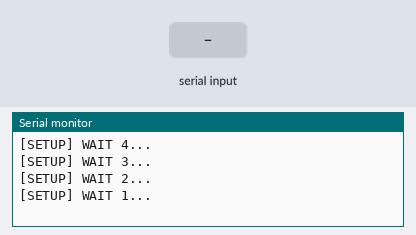
A program run on a simulated ESP8266 (NodeMCU). Shown: the last lines printed to the serial monitor. Inputs (shaded band) come from the test bench. WiFi joins after 1.5 s; servers stay silent unless stated.

Above: at 5.2 s.
5.3 s: "[REQUEST] \n" received over Serial
At 5.66 s:
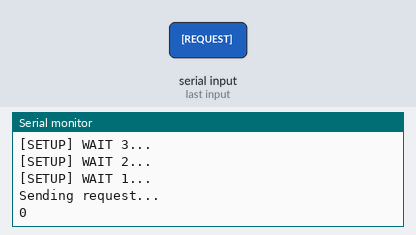
At 6.3 s:
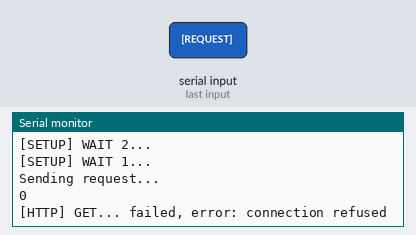
Timing chart, 0 to 8.3 s (numbered marks = the images above; inputs shaded):
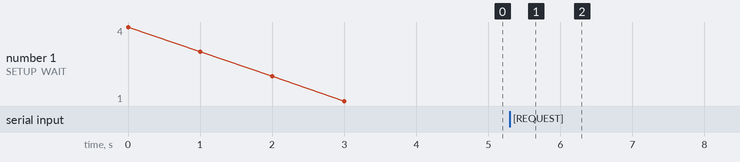

The program:

main.cpp
```cpp
#include <Arduino.h>

#include <ESP8266WiFi.h>
#include <ESP8266WiFiMulti.h>

#include <ESP8266HTTPClient.h>

#include <WiFiClient.h>

ESP8266WiFiMulti WiFiMulti;

const String URL = "http://rose-garden-api.herokuapp.com";
bool loading = false;

void setup()
{

  Serial.begin(115200);
  // Serial.setDebugOutput(true);

  for (uint8_t t = 4; t > 0; t--)
  {
    Serial.printf("[SETUP] WAIT %d...\n", t);
    Serial.flush();
    delay(1000);
  }

  WiFi.mode(WIFI_STA);
  WiFiMulti.addAP("Araujo_Leal", "5qvAP98xczftal12");
}

void request(String path)
{
  if (loading)
    return;
  loading = true;
  Serial.println("Sending request...");
  Serial.println(path);
  Serial.println(path.length());
  WiFiClient client;
  HTTPClient http;
  if (http.begin(client, URL + path))
  {

    int httpCode = http.GET();
    if (httpCode > 0)
    {
      // HTTP header has been send and Server response header has been handled
      Serial.printf("[HTTP] GET... code: %d\n", httpCode);

      // file found at server
      if (httpCode == HTTP_CODE_OK || httpCode == HTTP_CODE_MOVED_PERMANENTLY)
      {
        String payload = http.getString();
        Serial.println("[RESPONSE] " + payload);
      }
    }
    else
    {
      Serial.printf("[HTTP] GET... failed, error: %s\n", http.errorToString(httpCode).c_str());
    }

    http.end();
  }
  loading = false;
}

void loop()
{
  // wait for WiFi connection
  if ((WiFiMulti.run() == WL_CONNECTED))
  {

    if (Serial.available() > 0)
    {
      String line = Serial.readStringUntil('\n');
      if (line.startsWith("[REQUEST] "))
      {
        line.replace("[REQUEST] ", "");
        request(line.substring(0, line.length() - 1));
      }
    }
  }
}
```

Measured:
- after the input at 5.3 s, the serial monitor: prints a new line after 0.20 s (image 1)
